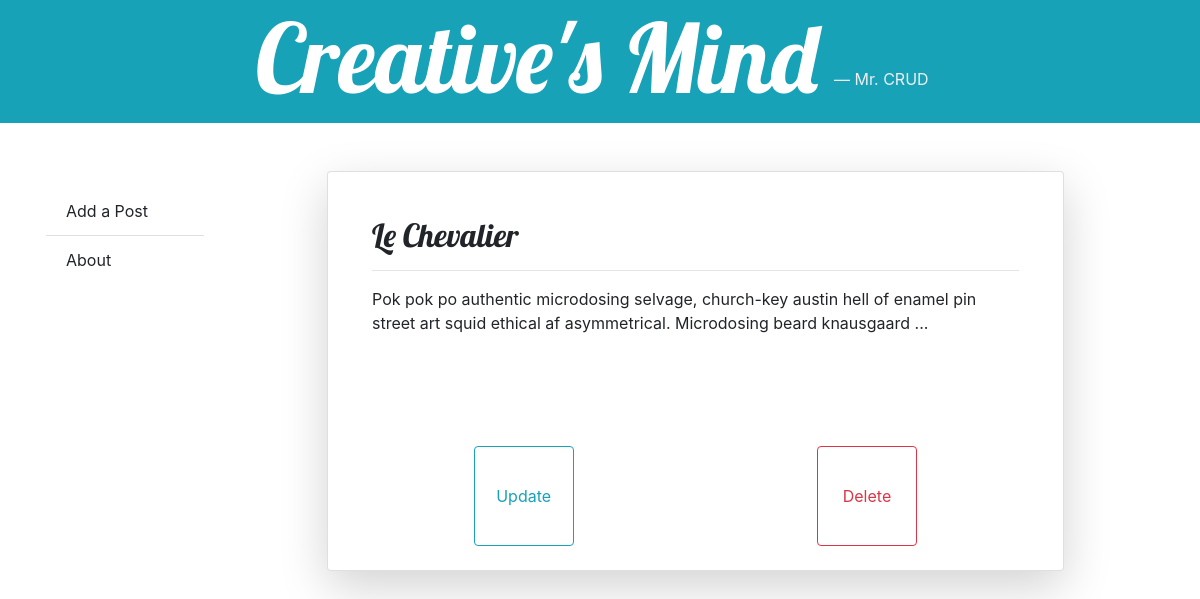
The app's page /detail/2 with its own data.
### myapp/models.py (models this page shows, shortened)
class Post(models.Model):
    title = models.CharField(max_length=300, unique=True)
    content = models.TextField()

### myapp/views.py (the view)
# urls.py: path('detail/<int:post_id>', views.detail, name='detail'),
def detail(request, post_id):
    post = Post.objects.filter(id=post_id).first()
    if post is None:
        raise Http404('personalised error message')
    return render(request, 'myapp/detail.html', {'post': post})

### myapp/templates/myapp/detail.html
{% extends "myapp/base.html" %}
{% block body_block %}
<div class="col-md-10 offset-1">
    <div class="card p-4 shadow-lg animated jello" style="height: 400px;">
        <div class="card-body">
            <h2>{{ post.title|title }}</h2>
            <hr>
            <p>{{ post.content|slice:":150" }}...</p>
        </div>
        <div class="d-flex">
            <a class="btn btn-outline-info d-flex justify-content-center" style="height: 100px;width:100px;"
                href="{% url 'myapp:create_update' %}?id={{ post.id }}">
                <span class="align-self-center">Update</span>
            </a>
            <a class="btn btn-outline-danger d-flex justify-content-center" style="height: 100px;width:100px;"
                href="{% url 'myapp:delete' post_id=post.id %}">
                <span class="align-self-center">Delete</span>
            </a>
        </div>
    </div>
</div>
{% endblock %}

### myapp/static/css/mystyle.css (style rules this page uses)
h1, h2, h3 { font-family: 'Lobster', cursive; }
a { margin: 0 auto; transition-duration: 0.6s !important; transition-property: border-radius !important; }

### records on screen
Post: title "Le Chevalier", content "Pok pok po authentic microdosing selvage, church-key austin hell of enamel pin street art squid ethical af asymmetrical. Microdosing beard knausgaard"
